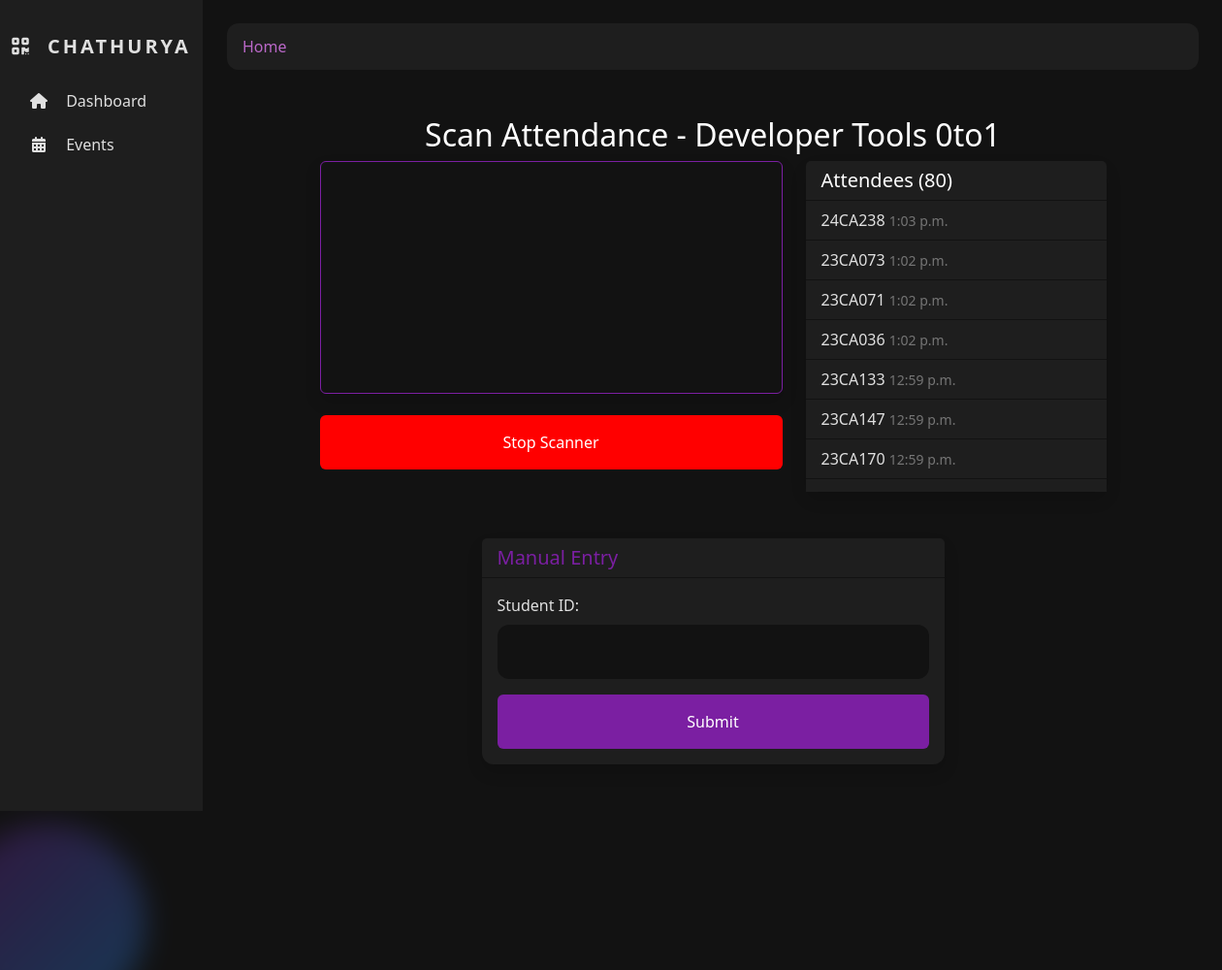
/scan/2/, run on the app's committed database.
### events/models.py (models this page shows, shortened)
class Event(models.Model):
    name = models.CharField(max_length=100)
    date = models.DateField()
    is_multi_day = models.BooleanField(default=False)
    created_at = models.DateTimeField(auto_now_add=True)

### scanner/models.py (models this page shows, shortened)
class Attendance(models.Model):
    event = models.ForeignKey(Event, on_delete=models.CASCADE)
    student_id = models.CharField(max_length=50)
    timestamp = models.DateTimeField(auto_now_add=True)
    class Meta:
        unique_together = ('event', 'student_id')

### scanner/views.py (the view)
# urls.py: path('<int:event_id>/', views.scanner_view, name='scanner'),
def scanner_view(request, event_id):
    event = get_object_or_404(Event, id=event_id)
    attendees = Attendance.objects.filter(event=event).order_by('-timestamp')
    return render(request, 'scanner/scanner.html', {'event': event, 'attendees': attendees})

### scanner/templates/scanner/scanner.html (shortened to what this page needs)
{% extends 'base.html' %}
{% block content %}
<div class="container mt-5">
  <div id="scan-result" class="position-fixed top-0 end-0 p-3" style="z-index: 11; width: 350px; margin-top: 20px;"></div>
  <h2 class="text-center" style="color: var(--text-primary);">Scan Attendance - {{ event.name }}</h2>
  <div class="row justify-content-center">
    <div class="col-md-6">
      <video id="scanner-video" width="100%" autoplay class="border rounded shadow" style="border-color: var(--accent-primary) !important;"></video>
      <button id="stop-scan" class="btn mt-3 w-100" style="background-color: red; color: var(--text-primary); height: var(--button-height);">Stop Scanner</button>
    </div>
    <div class="col-md-4">
      <div class="card shadow" style="background-color: var(--bg-secondary);">
        <div class="card-header" style="background-color: var(--bg-secondary); color: var(--text-primary);">
          <h5 class="mb-0">Attendees ({{ attendees|length }})</h5>
        </div>
        <div class="card-body p-0">
          <ul class="list-group list-group-flush" style="max-height: 300px; overflow-y: auto; background-color: var(--bg-secondary);">
            {% for attendee in attendees %}
              <li class="list-group-item" style="background-color: var(--bg-secondary); color: var(--text-secondary); border-color: var(--bg-primary);">
                {{ attendee.student_id }} <small style="color: var(--text-tertiary);">{{ attendee.timestamp|time }}</small>
              </li>
            {% endfor %}
          </ul>
        </div>
      </div>
    </div>
  </div>
  <div class="row justify-content-center mt-4">
    <div class="col-md-6">
      <div class="card shadow" style="background-color: var(--bg-secondary);">
        <div class="card-header" style="background-color: var(--bg-secondary); color: var(--accent-primary);">
          <h5 class="mb-0">Manual Entry</h5>
        </div>
        <div class="card-body">
          <form id="manual-form" method="POST" action="{% url 'process_scan' event.id %}">
            <div class="mb-3">
              <label for="manual_id" class="form-label" style="color: var(--text-secondary);">Student ID:</label>
              <input type="text" class="form-control" id="manual_id" name="student_id" required style="background-color: var(--bg-primary); color: var(--text-primary); border-color: var(--bg-primary);">
            </div>
            <button type="submit" class="btn w-100" style="background-color: var(--accent-primary); color: var(--text-primary); height: var(--button-height);">Submit</button>
          </form>
        </div>
      </div>
    </div>
  </div>
</div>
{% endblock %}

### templates/base.html (style rules this page uses)
:root { --bg-primary: #121212; --bg-secondary: #1E1E1E; --accent-primary: #7b1fa2; --accent-focus: #ba68c8; --accent-gradient-start: #7b1fa2; --accent-gradient-end: #2196f3; --text-primary: #ffffff; --text-secondary: #e0e0e0; --text-tertiary: #757575; --border-radius: 12px; --button-height: 56px; }
body { background-color: var(--bg-primary); color: var(--text-primary); font-family: 'Segoe UI', Roboto, 'Helvetica Neue', sans-serif; }
.form-control { background-color: var(--bg-secondary); border: none; color: var(--text-primary); border-radius: var(--border-radius); padding: 12px 16px; height: var(--button-height); }
.card { background-color: var(--bg-secondary); border: none; border-radius: var(--border-radius); margin-bottom: 24px; }
.card-header { background-color: rgba(0, 0, 0, 0.2); border-bottom: 1px solid var(--bg-primary); font-weight: bold; }

### scanner/templates/scanner/scanner.html (style rules this page uses)
:root { --bg-primary: #121212; --bg-secondary: #1E1E1E; --accent-primary: #7b1fa2; --accent-focus: #ba68c8; --accent-gradient-start: #7b1fa2; --accent-gradient-end: #2196f3; --text-primary: #ffffff; --text-secondary: #e0e0e0; --text-tertiary: #757575; --border-radius: 12px; --button-height: 56px; }
#scanner-video { max-height: 60vh; background: var(--bg-primary); }
body { background-color: var(--bg-primary); color: var(--text-primary); }

### data on the page
Event: name "Developer Tools 0to1"
Attendance: student_id "24CA238", timestamp "1:03 p.m."
Attendance: student_id "23CA073", timestamp "1:02 p.m."
Attendance: student_id "23CA071", timestamp "1:02 p.m."
Attendance: student_id "23CA036", timestamp "1:02 p.m."
Attendance: student_id "23CA133", timestamp "12:59 p.m."
Attendance: student_id "23CA147", timestamp "12:59 p.m."
Attendance: student_id "23CA170", timestamp "12:59 p.m."

### other printed values
{{ attendees|length }} "80"
